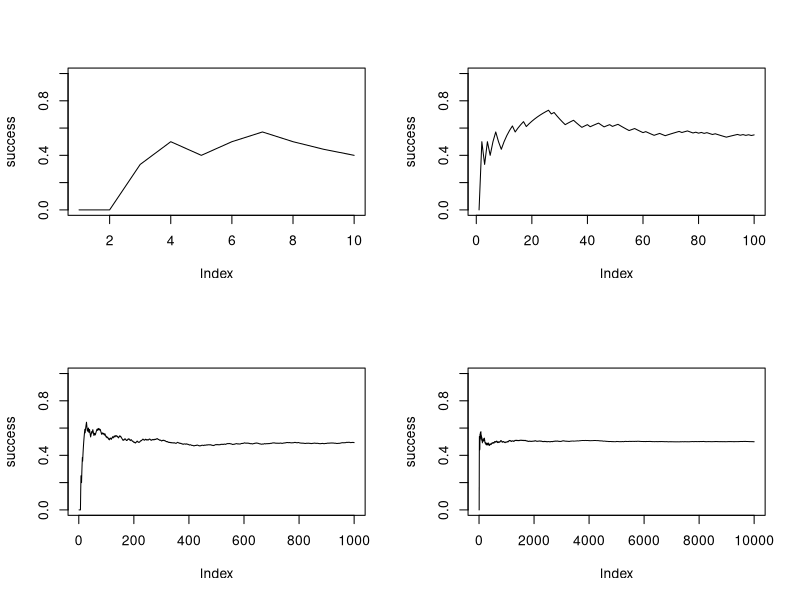

Recreate this plot in R.
# Kenny Raymond
# INFO 370
# Lab 6

# probability of a success
probs <- .5 
nOfTrials <- c(10,100,1000,10000)
nofGraphs <- 4

# plotting
par(mfrow = c(2,2))

for (i in 1:nofGraphs) {
  number <- nOfTrials[i] 
  tails = 0
  success <- mat.or.vec(number,1)
  
  #tossing
  for (okkk in 1:number) {
    if(rbinom(1, 1, probs) == 1) {
      tails = (tails + 1); 
    }
    success[okkk] = (tails/okkk)
  }
  
  plot(success,ylim=c(0,1),type="l")
}











